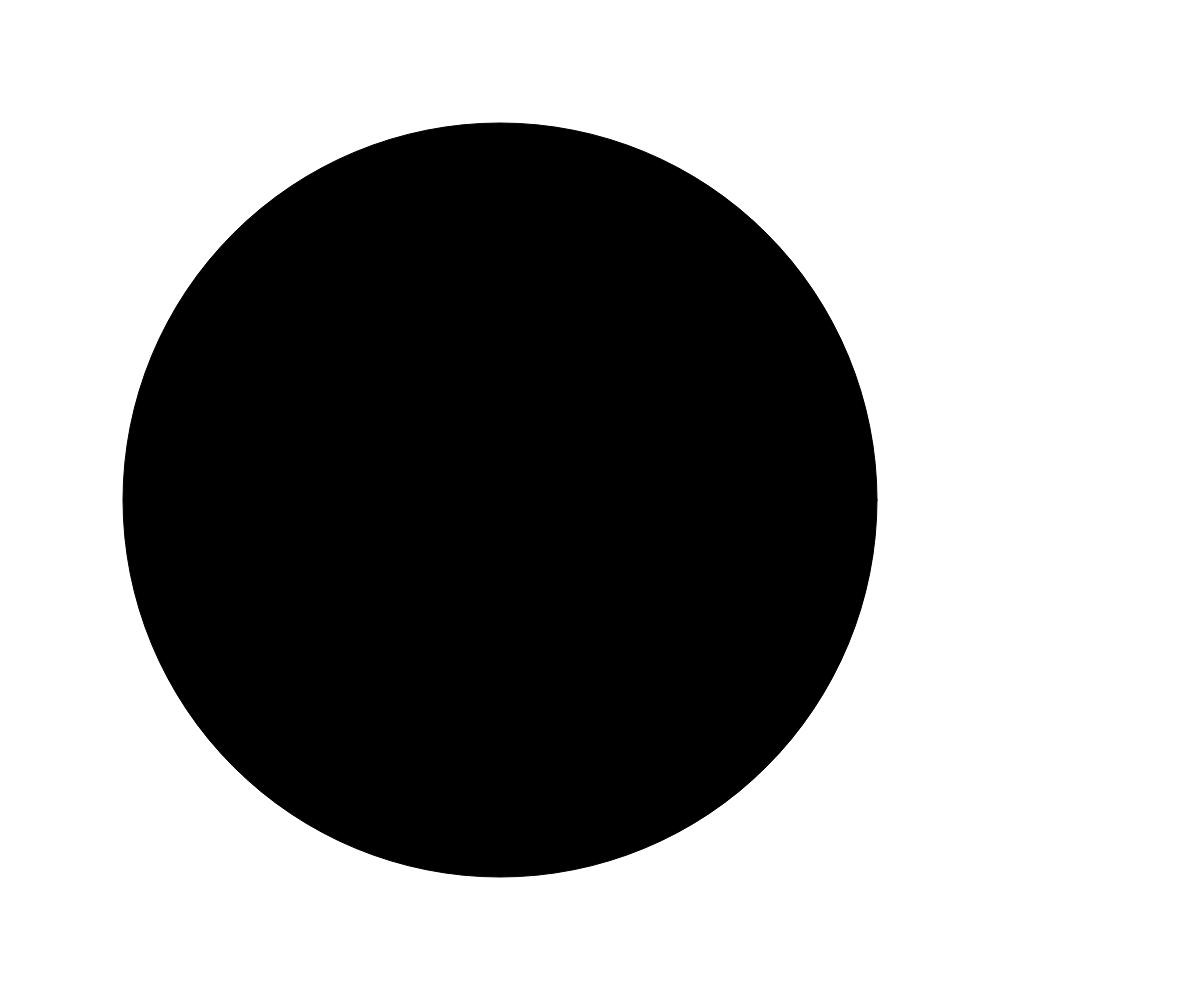
Frame 1 (no input)
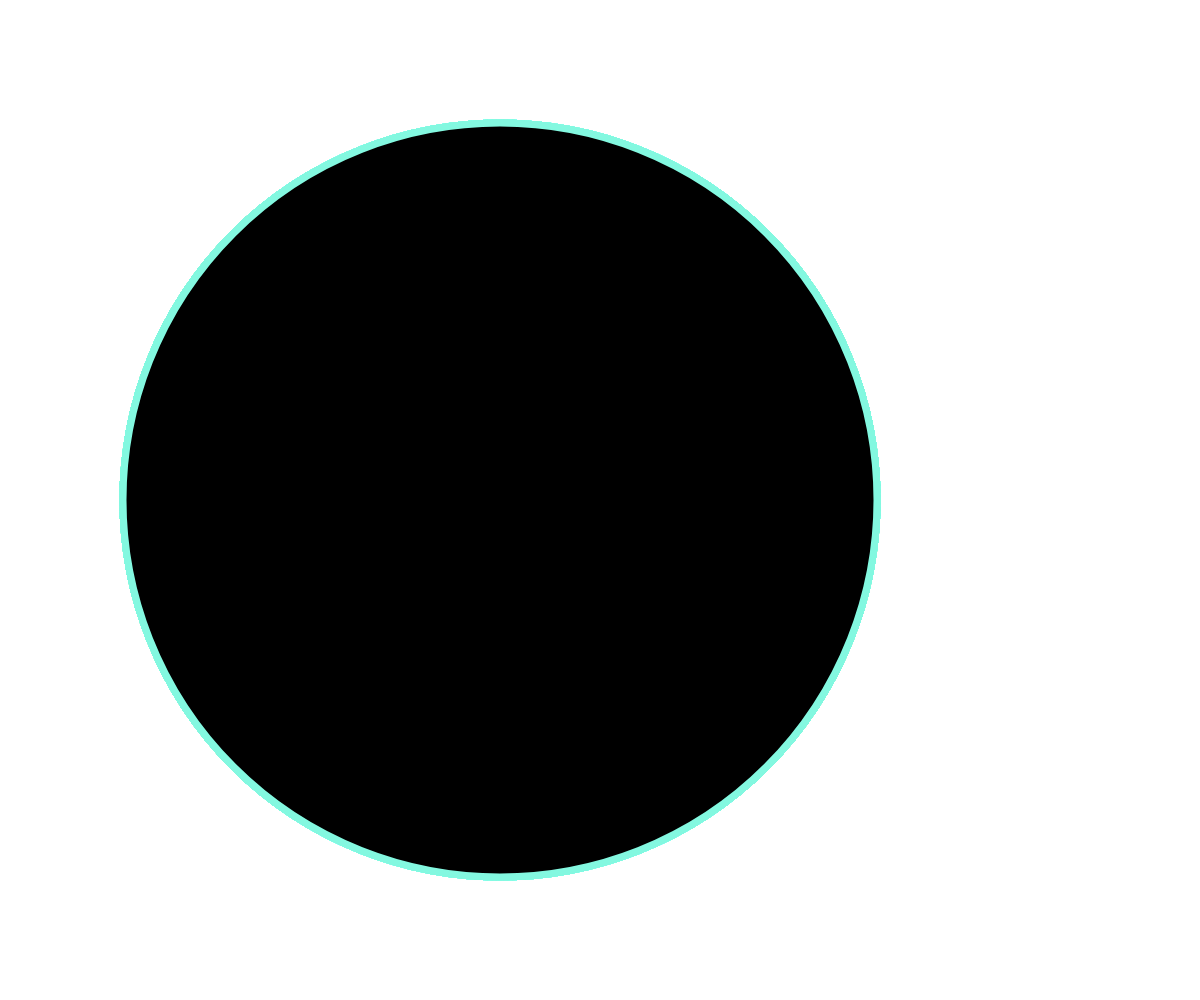
Frame 60 (no input)
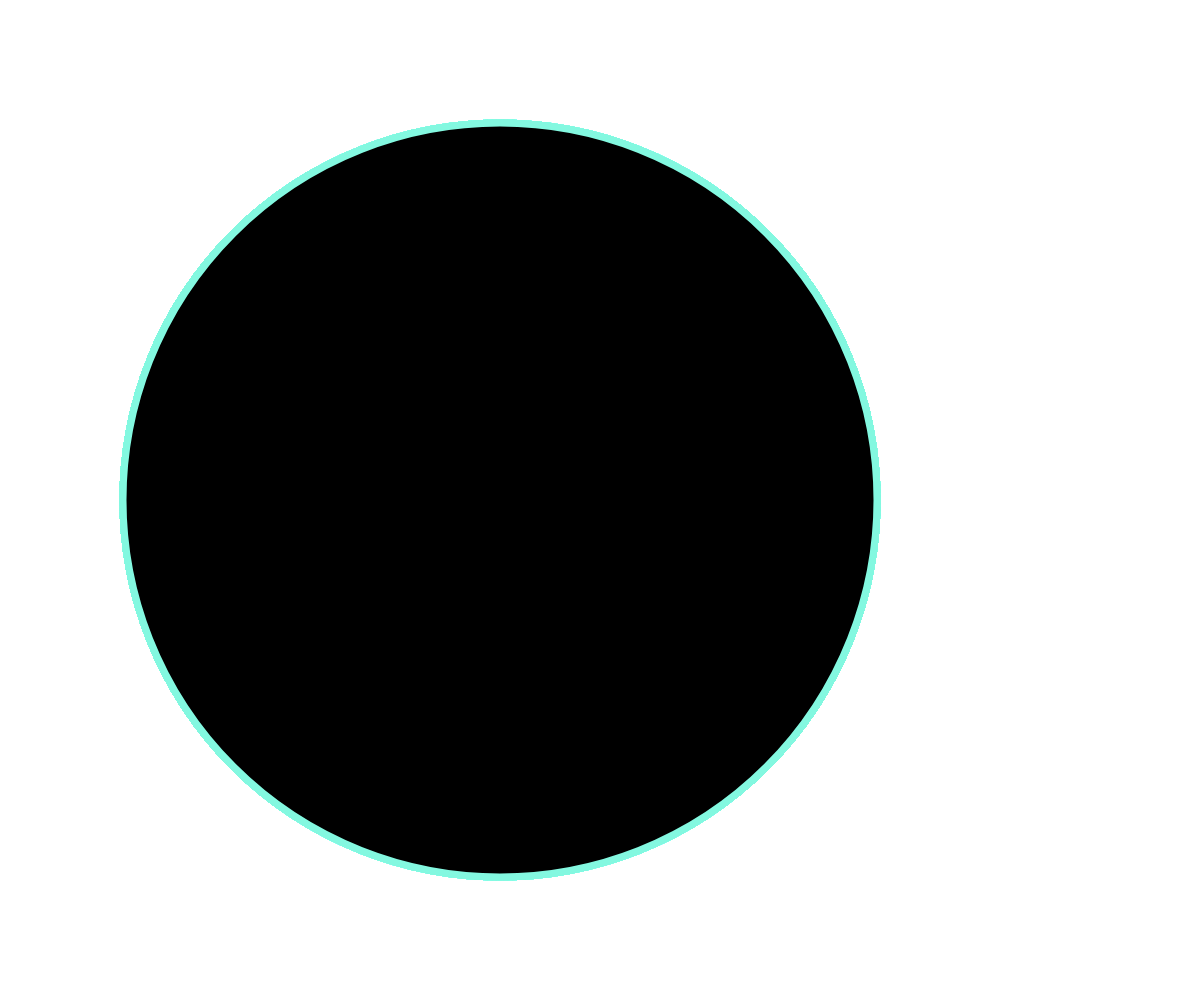
Frame 120 (the mouse pressed at the canvas centre since frame 60)

The p5.js sketch that drew these frames (run headless with seeded random() and noise() and a simulated clock; from frame 60 on, the mouse is pressed at the canvas centre):

// p5.js sketch
// ── sketch.js
let motion = false;
let ios = false;

if (typeof DeviceMotionEvent. requestPermission === 'function')
  document.body.addEventListener('click', function() {
    DeviceMotionEvent. requestPermission() 
     then(function() {
       console.log('DeviceMotionEvent enabled');
       motion = true;
       ios = true;
     })
    .catch(function(error){
      console.warn('DeviceMotionEvent not enabled',error);
     })
  })

function setup() {
  createCanvas(windowWidth, windowHeight);
  background(255);
}

function draw() {
  fill(rotationX, rotationY, rotationZ)
  
  let zMotion = round(width / 5 * abs(radians(rotationZ)-PI))
  let yMotion = round(height / 2 + rotationX * 10)
  let xMotion = round(height / 2 + rotationY * 10)
  
  circle(xMotion, yMotion, zMotion);
  stroke("rgb(131,248,224)");
  strokeWeight(7);
}
